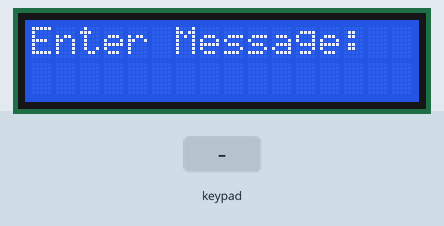
Simulated run of this sketch. Board: Arduino Uno, built with avr-gcc and run on an emulated ATmega328P. Shown: 16×2 character LCD. The inputs (shaded band) are chosen by the test bench.

Above: at 1.2 s.
1.3 s: keypad keys 1 2 # pressed 0.4 s apart
At 2.9 s:
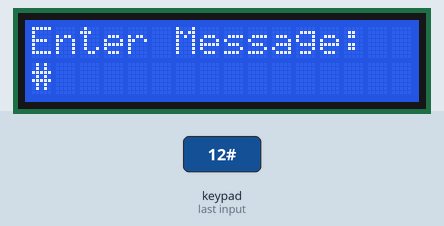
4.0 s: key 'A' pressed
At 5.2 s:
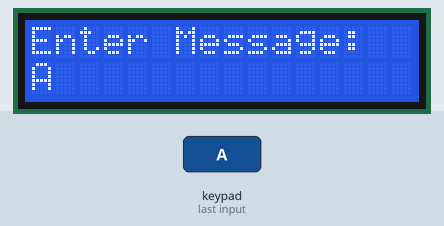
5.5 s: key 'B' pressed
At 6.5 s:
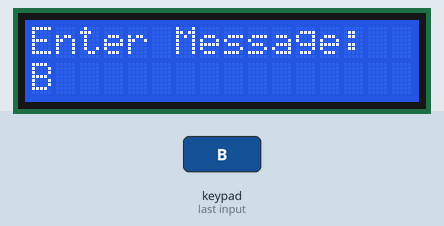
7.0 s: keypad keys 1 2 * pressed 0.4 s apart
At 8.5 s:
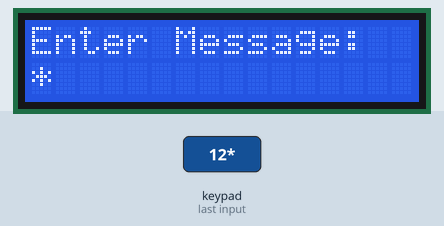
9.7 s: key 'C' pressed
At 10.9 s:
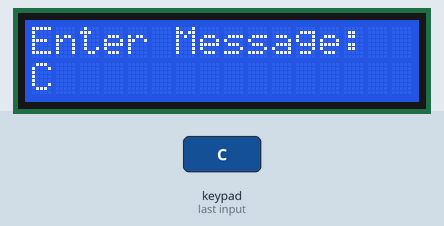
11.2 s: keypad keys 1 2 D pressed 0.4 s apart
At 11.41 s:
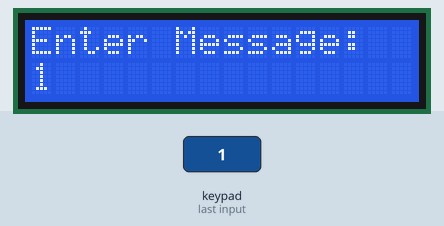
Timing chart, 0 to 14.2 s (numbered marks = the images above; inputs shaded):
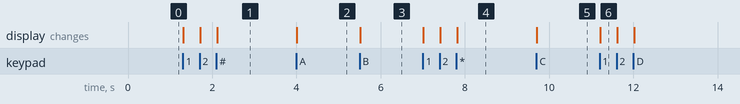

Measured:
- after the input at 1.3 s, the display: first changes at once (image 1 shows a later state)
- after the input at 4.0 s, the display: changes at once (image 2)
- after the input at 5.5 s, the display: changes at once (image 3)
- after the input at 7.0 s, the display: first changes at once (image 4 shows a later state)
- after the input at 9.7 s, the display: changes at once (image 5)
- after the input at 11.2 s, the display: changes at once (image 6)

The sketch:

secure_comm_tx_rx.ino
```cpp
#include <LiquidCrystal.h>
#include <Keypad.h>
#include <SoftwareSerial.h>

LiquidCrystal lcd(12, 11, 5, 4, 3, 2);
SoftwareSerial espSerial(9, 10);

const byte ROWS = 4;
const byte COLS = 4;
char keys[ROWS][COLS] = {
  {'1','2','3','A'},
  {'4','5','6','B'},
  {'7','8','9','C'},
  {'*','0','#','D'}
};
byte rowPins[ROWS] = {8, 7, 6, A5};
byte colPins[COLS] = {A4, A3, A2, A1};
Keypad keypad = Keypad(makeKeymap(keys), rowPins, colPins, ROWS, COLS);

long mod_exp(long base, long exp, long mod) {
  long result = 1;
  while (exp > 0) {
    if (exp % 2 == 1)
      result = (result * base) % mod;
    exp = exp >> 1;
    base = (base * base) % mod;
  }
  return result;
}

void setup() {
  lcd.begin(16, 2);
  espSerial.begin(9600);
  lcd.print("Enter Message:");
}

void loop() {
  char key = keypad.getKey();
  if (key) {
    lcd.setCursor(0, 1);
    lcd.print(key);
    long encrypted = mod_exp((int)key, 17, 3233); // example RSA keys
    espSerial.println(encrypted);
  }
}
```
